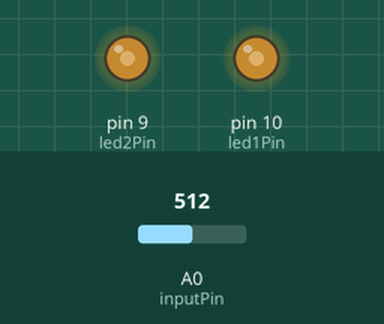
Recording of a sketch running on a simulated Arduino Uno, built with avr-gcc and run on an emulated ATmega328P. On the bench: output pins drawn as LEDs (lit = HIGH). The inputs (shaded band) are chosen by the test bench; at power-on: A0 (inputPin) = 512.

Above: at 1.2 s.
1.3 s: A0 (inputPin) set to 716
At 2.2 s:
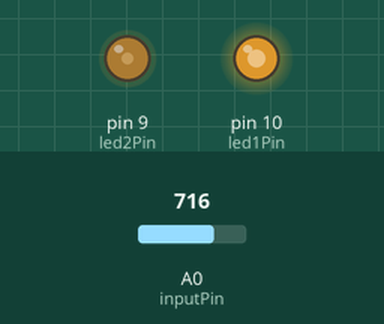
2.8 s: A0 (inputPin) set to 900
At 3.3 s:
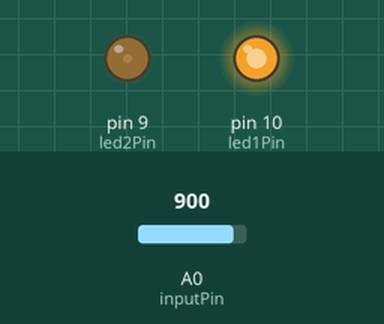
4.3 s: A0 (inputPin) set to 1023
At 5.5 s:
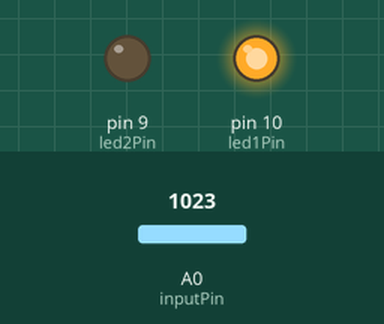
5.8 s: A0 (inputPin) set to 306
At 6.8 s:
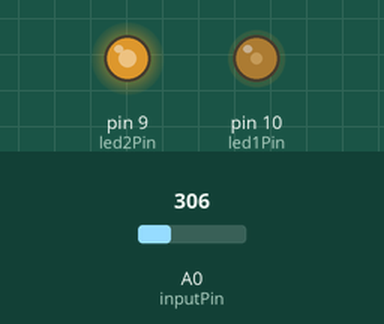
7.3 s: A0 (inputPin) set to 122
At 8.0 s:
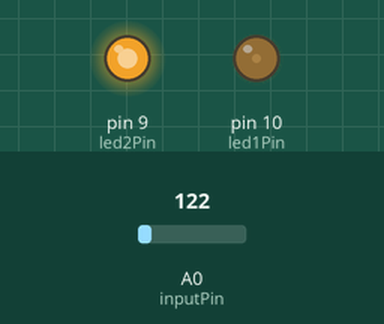
Timing chart, 0 to 9.8 s (numbered marks = the images above; inputs shaded):
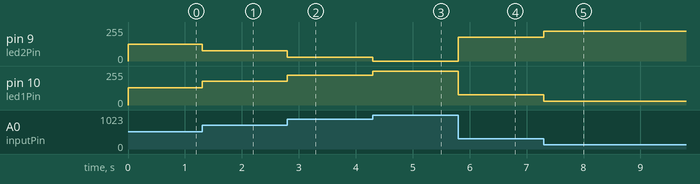

Measured:
- after the input at 1.3 s, pin 9 (led2Pin): 127/255 → 76/255 at once; pin 10 (led1Pin): 128/255 → 179/255 at once
- after the input at 2.8 s, pin 9 (led2Pin): 76/255 → 30/255 at once; pin 10 (led1Pin): 179/255 → 225/255 at once
- after the input at 4.3 s, pin 9 (led2Pin): 30/255 → 0/255 at once; pin 10 (led1Pin): 225/255 → 255/255 at once
- after the input at 5.8 s, pin 9 (led2Pin): 0/255 → 179/255 at once; pin 10 (led1Pin): 255/255 → 76/255 at once
- after the input at 7.3 s, pin 9 (led2Pin): 179/255 → 225/255 at once; pin 10 (led1Pin): 76/255 → 30/255 at once

The sketch:

Helligkeit1.ino
```cpp
/*
  Analog Output
  Helligkeitssteuerung zweier LED's
  Lösung 1 (Software)

  Version 1.0
  Der Hobbyelektroniker
  Der Code ist Public Domain und kann ohne Einschränkungen frei verwendet werden

*/

const int inputPin = A0;
const int led1Pin = 10;
const int led2Pin = 9;

void setup() {
  // auf pinMode() können wir bei analoger Ausgabe verzichten
}

void loop() {
  int poti = analogRead(inputPin);    // Wertebereich 0 .. 1023
  int wert = poti / 4;                // Umrechnen auf Wertebereich 0 .. 255
  analogWrite(led1Pin,wert);          // LED wird heller, wenn Poti aufgedreht wird
  analogWrite(led2Pin,255-wert);      // LED wird dunkler, wenn Poti aufgedreht wird
}
```
